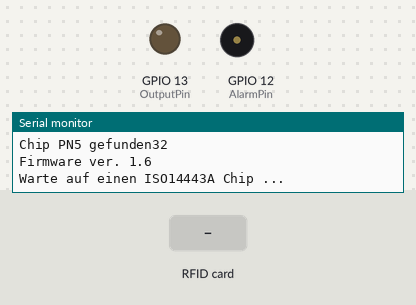
The sketch below on a simulated ESP32. Shown: output pins drawn as LEDs (lit = HIGH), buzzer (waves = sounding), the last lines printed to the serial monitor. Inputs (shaded band) come from the test bench.

Above: at 1.2 s.
1.3 s: RFID card 5E 7A 19 C4 held to the reader
At 2.0 s:
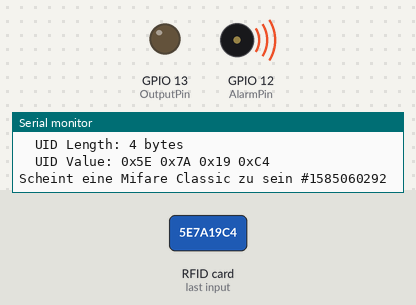
Timing chart, 0 to 6.8 s (numbered marks = the images above; inputs shaded):
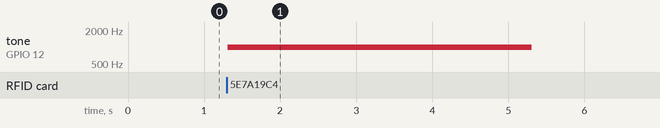

The sketch:

ESP32_NFC_Modul_Test.ino
```cpp
//*******************************************************************************************************
//**  Beispielsketch für das Auslesen von ID-Tags. Bei passender ID wird PIN 13 für 2 Sekunden         **
//**  eingeschaltet (LED). Bei falscher ID wird an Pin 12 ein Ton erzeugt. (PASSIVEN Buzzer / Piezzo)  **
//**  nutzen. Statt einer LED kann auch ein Türschloss geschaltet werden (über TIP120 Schaltverstärker **
//*******************************************************************************************************

#include <Wire.h>
#include <Adafruit_PN532.h>

#define PN532_IRQ   4   // ESP32 Pin für IRQ
#define PN532_RESET 16   // ESP32 Pin für RESET

const int AlarmPin  =  12;   // Piezo Summer
const int OutputPin =  13;   // LED oder Türschloss

unsigned long cardid;
unsigned long TAGid1 = 1702536620;
unsigned long TAGid2 = 4070796058;
unsigned long TAGid3;

// I2C Pins ESP32
#define SDA_PIN 21
#define SCL_PIN 22

Adafruit_PN532 nfc(PN532_IRQ, PN532_RESET); // IRQ + RESET (I2C Standard intern)

void setup() {
  pinMode(AlarmPin, OUTPUT);
  pinMode(OutputPin, OUTPUT);

  Serial.begin(115200);
  Serial.println("Hallo!");

  Wire.begin(SDA_PIN, SCL_PIN); // ESP32 I2C starten

  nfc.begin();

  unsigned long versiondata = nfc.getFirmwareVersion();
  if (! versiondata) {
    Serial.print("Kann kein Board finden !");
    while (1);
  }

  Serial.print("Chip PN5 gefunden"); Serial.println((versiondata >> 24) & 0xFF, HEX);
  Serial.print("Firmware ver. "); Serial.print((versiondata >> 16) & 0xFF, DEC);
  Serial.print('.'); Serial.println((versiondata >> 8) & 0xFF, DEC);

  nfc.SAMConfig();
  Serial.println("Warte auf einen ISO14443A Chip ...");
}

void loop() {
  uint8_t success;
  uint8_t uid[] = { 0, 0, 0, 0, 0, 0, 0 };
  uint8_t uidLength;

  success = nfc.readPassiveTargetID(PN532_MIFARE_ISO14443A, uid, &uidLength);

  if (success) {
    Serial.println("Found an ISO14443A card");
    Serial.print("  UID Length: "); Serial.print(uidLength, DEC); Serial.println(" bytes");
    Serial.print("  UID Value: ");
    nfc.PrintHex(uid, uidLength);

    if (uidLength == 4) {
      cardid = uid[0];
      cardid <<= 8;
      cardid |= uid[1];
      cardid <<= 8;
      cardid |= uid[2];
      cardid <<= 8;
      cardid |= uid[3];
      Serial.print("Scheint eine Mifare Classic zu sein #");
      Serial.println(cardid);
      Serial.println("");
      Serial.println("");
    }

    if ((cardid == TAGid1)||(cardid == TAGid2)||(cardid == TAGid3)) {
      digitalWrite(OutputPin,HIGH);
      delay(2000);
      digitalWrite(OutputPin,LOW);
    } else {
      tone(AlarmPin, 1000);
      delay(4000);
      noTone(AlarmPin);
    }
  }
}
```

Measured:
- after the input at 1.3 s, tone on GPIO 12 (AlarmPin): silent → 1000 Hz at once, → silent 4.0 s later
